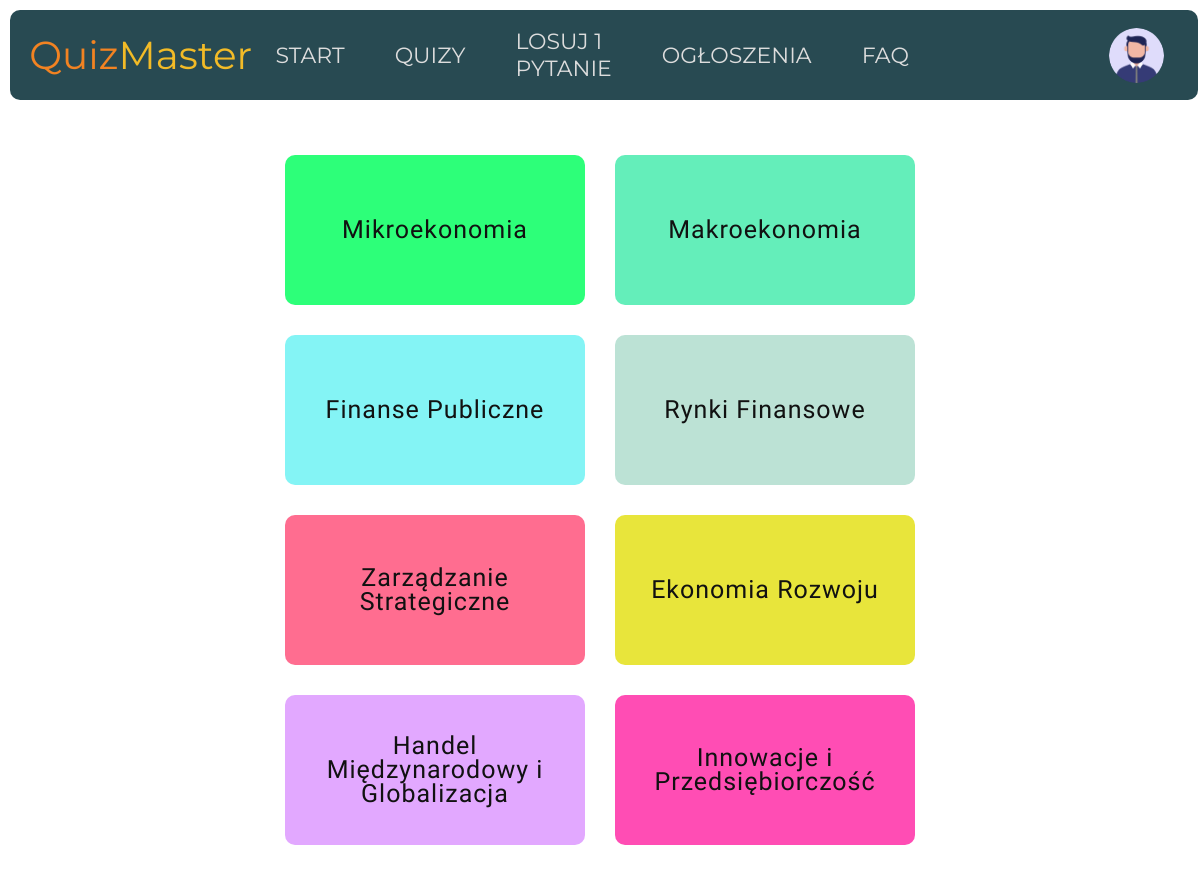
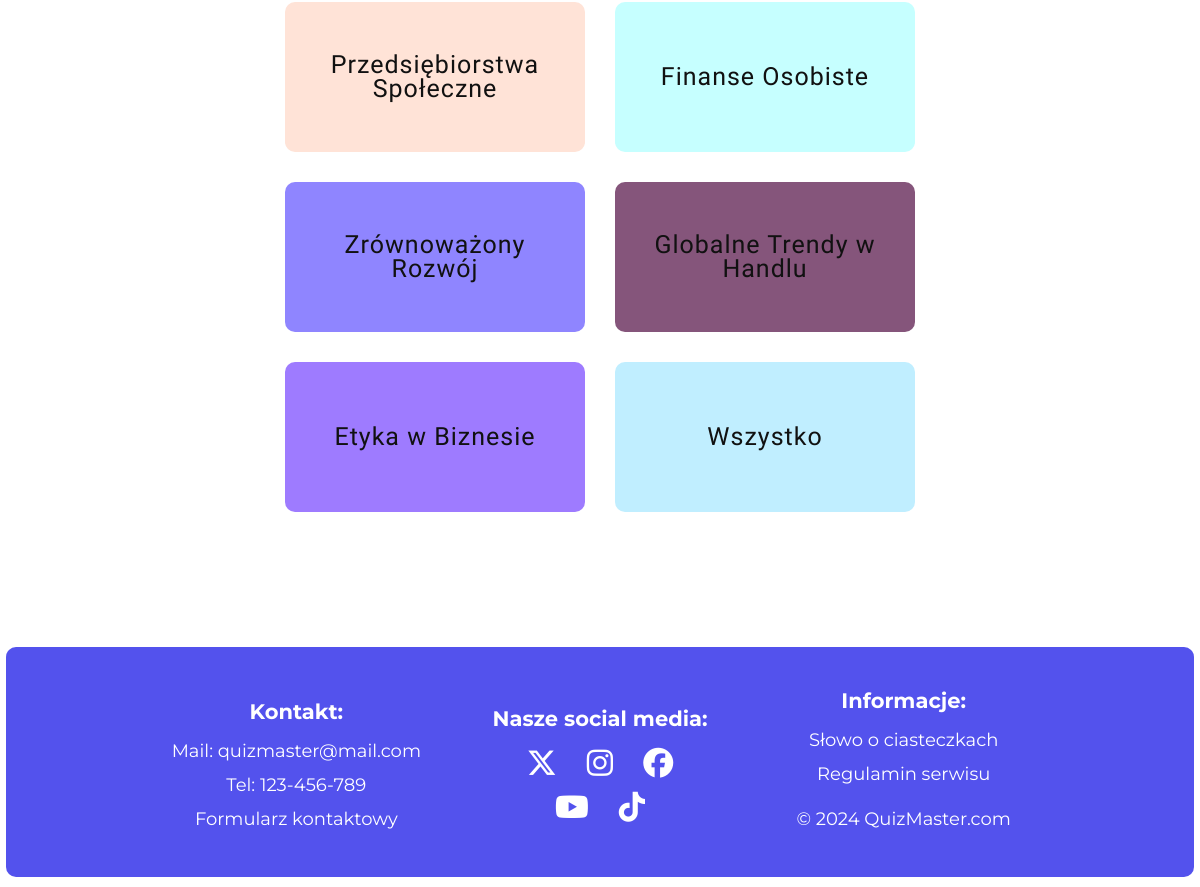
The app's page /category.php?c=4 (signed in) with its own data (2 pictures, top to bottom).
### tables this page shows
CREATE TABLE IF NOT EXISTS `topic` (
  `id` INT NOT NULL AUTO_INCREMENT,
  `category_id` INT NOT NULL,
  `title` VARCHAR(255) NOT NULL,
  PRIMARY KEY (`id`),
  FOREIGN KEY (`category_id`) REFERENCES category(`id`));

### category.php (the view, shortened to what this page needs)
<?php
    require_once("./config/config.php");
    try {
        $connection = new PDO("mysql:host=$database_host;dbname=$database_name", $database_user, $database_password);
        $connection->setAttribute(PDO::ATTR_ERRMODE, PDO::ERRMODE_EXCEPTION);
    } catch (PDOException $e) {
        die("Error: ".$e->getMessage());
    }
    $isCategorySelected = false;
    if(isset($_GET['c']) && ((int)($_GET['c']) >= 1 && (int)($_GET['c']) <= 15)) {
        $categoryId = $_GET['c'];
    } else {
        $isCategorySelected = true;
    }
?>
<!DOCTYPE html>
<html lang="pl">
    <head>
        <link rel="stylesheet" href="https://cdnjs.cloudflare.com/ajax/libs/font-awesome/6.5.1/css/all.min.css">
        <link rel="stylesheet" href="./styles/style_global.css">
        <link rel="stylesheet" href="./styles/style_topic.css">
        <link rel="stylesheet" href="./styles/style_quiz.css">
    </head>
    <body>
        <section class="document">
            <?php
                require_once('./elements/header.php');
            ?>
            <section class="document-body" style="margin-top: -20px">
                <main>
                    <?php
                        if($isCategorySelected) {
                            require_once('./elements/category.php');
                        } else {
                            $sqlQuery = "SELECT topic.id, topic.title FROM topic WHERE topic.category_id = $categoryId";
                            $queryResult = $connection->query($sqlQuery);
                            foreach($queryResult as $row) {
                                echo <<<TOPIC
                                    <a href="../quiz.php?t={$row['id']}" class="topic-box">
                                        <p>{$row['title']}</p>
                                    </a>
                                TOPIC;
                            }
                            echo <<<TOPIC
                                <a href="../quiz.php?c={$categoryId}" class="topic-box">
                                    <p>Wszystko</p>
                                </a>
                            TOPIC;
                        }
                    ?>
                </main>
            </section>
        </section>
    </body>
</html>

### styles/style_global.css (style rules this page uses)
* { margin: 0; padding: 0; box-sizing: border-box; font-family: 'Montserrat', sans-serif; }
body { width: 100%; height: auto; display: flex; justify-content: center; align-items: center; flex-direction: column; overflow-x: hidden; }
.document { width: 100vw; min-height: 100vh; height: auto; display: flex; align-items: center; flex-direction: column; }
.document-body { z-index: 1; width: 80%; min-height: calc(100vh - 330px); height: auto; min-width: 30%; max-width: 1440px; display: flex; position: relative; flex-direction: column; justify-content: center; align-items: center; }
footer { height: 230px; width: 99%; min-height: 230px; z-index: 100; background-color: #5352ed; margin: 90px 15px 10px 15px; border-radius: 10px; display: flex; justify-content: center; align-items: center; flex-direction: row; padding: 10px; }
footer div { width: 26%; height: 100%; display: flex; justify-content: center; align-items: center; flex-direction: column; }
footer :is(p, a, h6) { color: #fff; padding: 6px; font-size: 18px; text-decoration: none; }
footer h6 { font-size: 21px; font-weight: bold; padding: 10px; }
footer a { cursor: pointer; }
footer i { font-size: 30px; padding: 7px; }
.footer-p-copyrights { padding: 17px; }

### styles/style_quiz.css (style rules this page uses)
.document-body { margin-top: 170px; }
main { margin-top: 160px; margin-bottom: 30px; display: flex; flex-wrap: wrap; justify-content: center; }
.topic-box { width: 300px; height: 150px; padding: 15px; margin: 15px; display: flex; justify-content: center; align-items: center; text-align: center; text-decoration: none; border-radius: 10px; }
.topic-box p { font-size: 25px; color: #111; font-family: "Suez One", serif; font-weight: 400; font-style: normal; letter-spacing: 1px; line-height: 24px; }

### records on screen
topic: title "Mikroekonomia"
topic: title "Makroekonomia"
topic: title "Finanse Publiczne"
topic: title "Rynki Finansowe"
topic: title "Zarządzanie Strategiczne"
topic: title "Ekonomia Rozwoju"
topic: title "Handel Międzynarodowy i Globalizacja"
topic: title "Innowacje i Przedsiębiorczość"
topic: title "Przedsiębiorstwa Społeczne"
topic: title "Finanse Osobiste"
topic: title "Zrównoważony Rozwój"
topic: title "Globalne Trendy w Handlu"
topic: title "Etyka w Biznesie"
